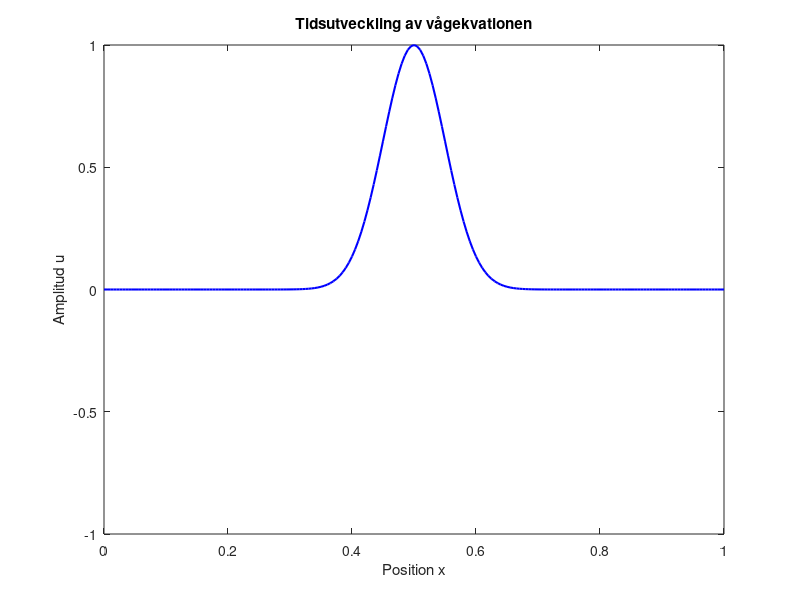

Here is the MATLAB script that generated this plot:
% Vågekvationen: Implementation med Dirichlet-randvillkor (Uppgift 4c)
N = 200; 
T = 2;
dx = 1/N;
dt = dx/2.0; % CFL-stabilitetsvillkoret uppfyllt (0.5 <= 1)
M = round(T/dt);
c = 1; % Vågens fortplantningshastighet

% Allokering av lösningsmatriser u (rum, tid) och hastigheter p
u = zeros(N-1, M+1);
p = zeros(N-1, M+1);

% Uppbyggnad av systemmatrisen A (Andraderivatan med finita differenser)
main_diag = -2 * ones(N-1, 1);
off_diag = ones(N-2, 1);
A = (diag(main_diag) + diag(off_diag, 1) + diag(off_diag, -1)) / dx^2;

% Positionsvektor (enbart inre punkter evalueras)
x = dx * (1:N-1)';

% Applicering av begynnelsedata (en gaussisk puls enligt Uppgift 4c)
g = @(x) exp(-200*(x-0.5).^2);
u(:,1) = g(x);
p(:,1) = zeros(N-1, 1); % Strängen hålls i stillhet innan den släpps

% Energivektor för diagnostik
E = zeros(1, M+1);
E(1) = 0.5 * norm(p(:,1))^2 - 0.5 * c^2 * dx * (u(:,1)' * (A * u(:,1)));

% --- Förberedelse av visualisering ---
figure('Name', 'Vågpropagering (Dirichlet)');
X_full = [0; x; 1]; % Addera rändernas positioner
U_full = [0; u(:,1); 0]; % Addera nollorna från ränderna för plotten
hPlot = plot(X_full, U_full, 'b', 'Linewidth', 1.5);
axis([0 1 -1 1]);
title('Tidsutveckling av vågekvationen');
xlabel('Position x'); 
ylabel('Amplitud u');
drawnow;

% --- Tidsstegning: Symplektisk Euler ---
for m = 1:M
    % Steg 1: Uppdatera hastigheten (p) explicit med hjälp av aktuella positionen (u)
    p(:,m+1) = p(:,m) + dt * c^2 * A * u(:,m);
    
    % Steg 2: Uppdatera positionen (u) explicit via den NYA hastigheten
    u(:,m+1) = u(:,m) + dt * p(:,m+1);
    
    % Beräkna momentan energi i varje steg
    E(m+1) = 0.5 * norm(p(:,m+1))^2 - 0.5 * c^2 * dx * (u(:,m+1)' * (A * u(:,m+1)));
    
    % Uppdatera den grafiska animationen
    U_full = [0; u(:,m+1); 0];
    set(hPlot, 'YData', U_full);
    drawnow;
end